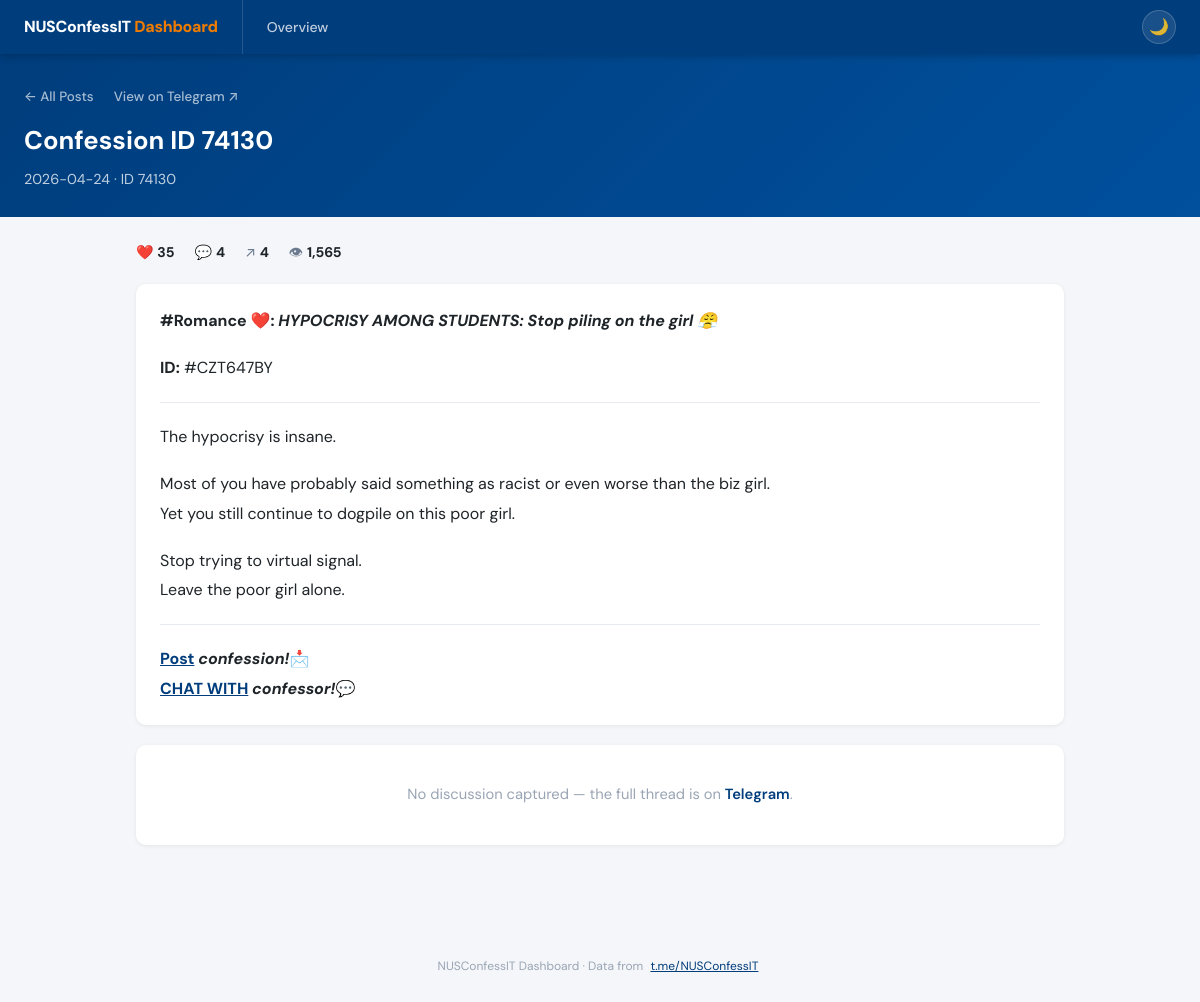
Page /post/74130 on the committed database.
### tables this page shows
CREATE TABLE messages (
                id INTEGER NOT NULL,
                channel TEXT NOT NULL,
                date TEXT,
                text TEXT,
                views INTEGER DEFAULT 0,
                forwards INTEGER DEFAULT 0,
                reactions_count INTEGER DEFAULT 0,
                reply_count INTEGER DEFAULT 0,
                is_reply BOOLEAN DEFAULT 0,
                reply_to_msg_id INTEGER,
                word_count INTEGER DEFAULT 0,
                char_count INTEGER DEFAULT 0,
                scraped_at TEXT, category TEXT, confession_id TEXT, title TEXT, content TEXT, llm_summary TEXT, summary_date TEXT,
                PRIMARY KEY (id, channel)
            );

### server.py (the view)
@app.route("/post/<int:post_id>")
def post(post_id):
    p, replies, total_in_group = get_post_and_replies(post_id)
    if not p:
        abort(404)
    tg_url = f"https://t.me/NUSConfessIT/{post_id}"
    return render_template("post.html", active_page="", post=p, replies=replies,
                           total_in_group=total_in_group, tg_url=tg_url)

### server.py (called while the page is built)
def _connect():
    conn = sqlite3.connect(DB_PATH)
    conn.row_factory = sqlite3.Row
    return conn

def _score_expr():
    return "(reactions_count * 3 + reply_count * 2 + forwards)"

def get_post_and_replies(post_id: int):
    conn = _connect()
    post = conn.execute(
        f"SELECT *, {_score_expr()} AS score FROM messages WHERE id=? AND is_reply=0",
        (post_id,)
    ).fetchone()
    if not post:
        conn.close()
        return None, [], 0
    inline = conn.execute(
        "SELECT * FROM messages WHERE reply_to_msg_id=? ORDER BY date ASC",
        (post_id,)
    ).fetchall()
    discussion = conn.execute(
        "SELECT * FROM replies WHERE post_id=? ORDER BY date ASC",
        (post_id,)
    ).fetchall()
    total_in_group = conn.execute(
        "SELECT COUNT(*) FROM replies WHERE post_id=?", (post_id,)
    ).fetchone()[0]
    conn.close()
    return dict(post), [dict(r) for r in inline] + [dict(r) for r in discussion], total_in_group

### templates/post.html (shortened to what this page needs)
{% extends "base.html" %}
{% set conf_label = ('#' ~ post.confession_id) if post.confession_id else ('ID ' ~ post.id) %}
{% block content %}
<div class="page-header">
  <div style="display:flex; gap:20px; margin-bottom:14px; align-items:center; flex-wrap:wrap;">
    <a href="/" style="color:rgba(255,255,255,0.65); text-decoration:none; font-size:0.84rem; font-weight:500;">← All Posts</a>
    <a href="{{ tg_url }}" target="_blank" rel="noopener" style="color:rgba(255,255,255,0.65); text-decoration:none; font-size:0.84rem; font-weight:500;">View on Telegram ↗</a>
  </div>
  <h1>{{ post.title or ('Confession ' ~ conf_label) }}</h1>
  <p>
    {{ post.date[:10] if post.date }}
    &middot; {{ conf_label }}
  </p>
</div>
<div class="container">
  <div class="post-stats">
    <span aria-label="{{ post.reactions_count }} reactions">❤️ <strong>{{ post.reactions_count }}</strong></span>
    <span aria-label="{{ post.reply_count }} replies">💬 <strong>{{ post.reply_count }}</strong></span>
    <span aria-label="{{ post.forwards }} forwards">↗ <strong>{{ post.forwards }}</strong></span>
    <span aria-label="{{ '{:,}'.format(post.views or 0) }} views">👁 <strong>{{ "{:,}".format(post.views or 0) }}</strong></span>
  </div>
  <div class="card reading-zone">
    {{ (post.content or post.text) | tgmd }}
  </div>
  {% if replies or total_in_group > 0 %}
  <div style="margin-top:28px;">
    <div style="display:flex; align-items:center; justify-content:space-between; margin-bottom:16px; flex-wrap:wrap; gap:8px;">
      <h2 style="font-size:0.85rem; font-weight:700; color:var(--blue); text-transform:uppercase; letter-spacing:0.8px; margin:0; padding-bottom:8px; border-bottom:2px solid var(--orange); display:inline-block;">
        💬 Discussion
        {% if total_in_group > 0 %}({{ total_in_group }} in group){% elif post.reply_count > 0 %}({{ post.reply_count }} comments){% endif %}
      </h2>
      <a href="{{ tg_url }}" target="_blank" rel="noopener" class="pill-blue">See all on Telegram ↗</a>
    </div>
    {% for r in replies %}
    <div class="reply-card">
      {% if r.author %}
      <div class="reply-author">{{ r.author }}</div>
      {% endif %}
      <div class="reply-text">{{ r.text | tgmd }}</div>
      <div class="reply-meta">
        <span>{{ r.date[:10] if r.date }}</span>
        {% if r.reactions_up is defined and r.reactions_up > 0 %}<span>👍 {{ r.reactions_up }}</span>{% endif %}
        {% if r.reactions_down is defined and r.reactions_down > 0 %}<span>👎 {{ r.reactions_down }}</span>{% endif %}
        {% if r.reactions_count is defined and r.reactions_count %}<span>❤️ {{ r.reactions_count }}</span>{% endif %}
      </div>
    </div>
    {% endfor %}
  </div>
  {% else %}
  <div class="card">
    <div class="empty" style="padding:16px 0;">No discussion captured — the full thread is on <a href="{{ tg_url }}" target="_blank" rel="noopener" class="link-blue">Telegram</a>.</div>
  </div>
  {% endif %}
</div>
{% endblock %}

### templates/base.html (style rules this page uses)
:root { --bg: #f4f6f9; --surface: #ffffff; --surface-alt: #f8f9fb; --surface-mid: #eef1f6; --text-1: #1e2428; --text-2: #4a5568; --text-3: #6b7a8e; --text-muted: #9aa5b4; --border: #e6eaf0; --border-light: #f0f2f6; --blue: #003D7C; --blue-mid: #00509E; --blue-light: #e8f0fe; --orange: #EF7C00; --mark-bg: #fff3cc; --shadow-sm: 0 1px 4px rgba(0,0,0,0.07); --shadow-md: 0 2px 10px rgba(0,0,0,0.09); --tc: background-color 0.22s ease, color 0.22s ease, border-color 0.22s ease, box-shadow 0.22s ease; }
*, *::before, *::after { box-sizing: border-box; margin: 0; padding: 0; }
body { font-family: "DM Sans", -apple-system, BlinkMacSystemFont, "Segoe UI", sans-serif; background: var(--bg); color: var(--text-1); line-height: 1.6; transition: var(--tc); }
.page-header { background: linear-gradient(135deg, #003D7C 0%, #00509E 100%); color: #fff; padding: 32px 24px 26px; }
.page-header h1 { font-size: 1.6rem; font-weight: 700; }
.page-header p { opacity: 0.75; margin-top: 6px; font-size: 0.9rem; }
.container { max-width: 960px; margin: 0 auto; padding: 24px 16px 60px; }
.card { background: var(--surface); border-radius: 10px; padding: 22px 24px; box-shadow: var(--shadow-sm); margin-bottom: 20px; transition: var(--tc); }
.reading-zone { font-size: 1rem; line-height: 1.85; color: var(--text-1); }
.reading-zone p { margin-bottom: 1.1em; }
.reading-zone p:last-child { margin-bottom: 0; }
.reading-zone hr { border: none; border-top: 1px solid var(--border); margin: 1.2em 0; }
.reading-zone a { color: var(--blue); }
.link-blue { color: var(--blue); font-weight: 600; text-decoration: none; }
.post-stats { display: flex; gap: 20px; flex-wrap: wrap; align-items: center; margin-bottom: 20px; font-size: 0.88rem; color: var(--text-3); }
.post-stats strong { color: var(--text-1); }
.empty { text-align: center; padding: 40px; color: var(--text-muted); font-size: 0.92rem; }

### rows in the picture
messages: date "2026-04-24", reactions_count "35", reply_count "4", forwards "4", views "1,565", text "#Romance ❤️: HYPOCRISY AMONG STUDENTS: Stop piling on the girl 😤 ID: #CZT647BY The hypocrisy is insane. Most of you have probably said something as racist or even worse than the biz girl. Yet you still continue to dogpile on this poor girl. Stop trying to virtual signal. Leave the poor girl alone. Post confession! 📩 CHAT WITH confessor! 💬"

### other values in the picture
{{ post.title or ('Confession ' ~ conf_label) }} "Confession ID 74130"
{{ conf_label }} "ID 74130"
